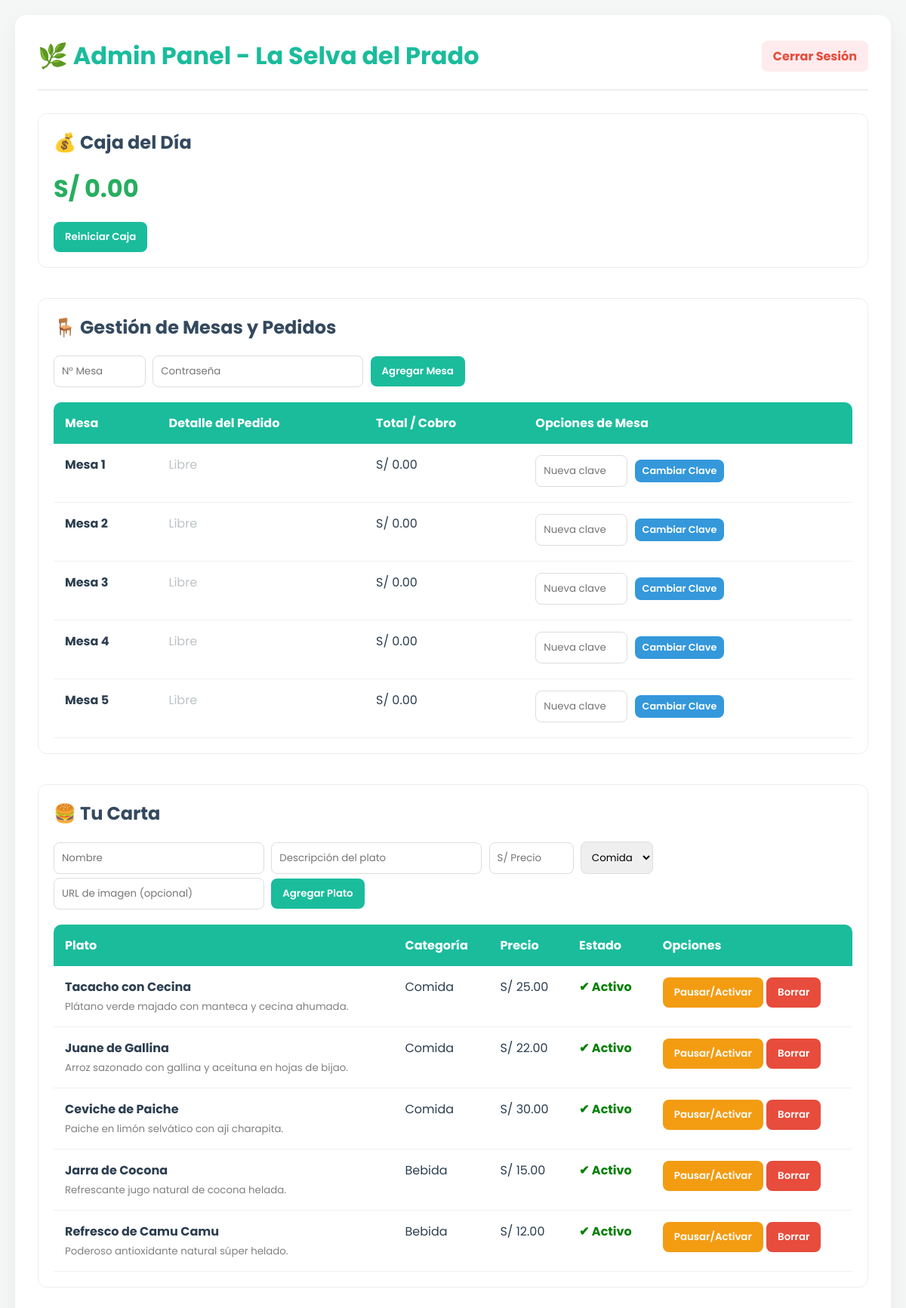
Before: /admin (signed in) with the older database file.
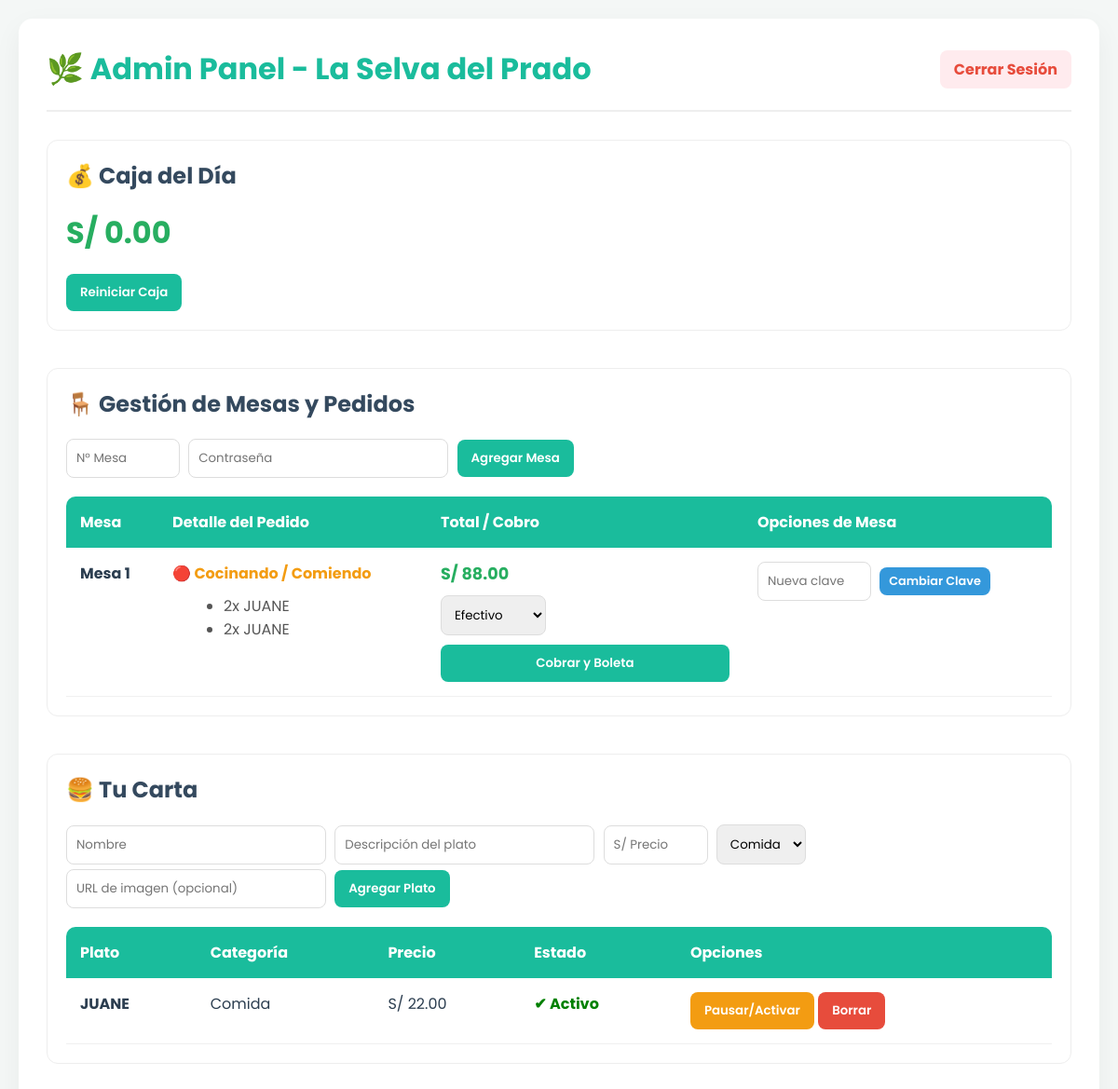
After: the same page with the newer database file.
### app.py (models this page shows)
class Mesa(db.Model):
    id = db.Column(db.Integer, primary_key=True)
    numero = db.Column(db.Integer, unique=True, nullable=False)
    password_hash = db.Column(db.String(255), nullable=False)
    pedidos = db.relationship('Pedido', backref='mesa_asignada', lazy=True)

class Plato(db.Model):
    id = db.Column(db.Integer, primary_key=True)
    nombre = db.Column(db.String(100), nullable=False)
    descripcion = db.Column(db.Text, nullable=True)
    precio = db.Column(db.Float, nullable=False)
    categoria = db.Column(db.String(50), nullable=False)
    imagen = db.Column(db.String(300), default='https://images.unsplash.com/photo-1546069901-ba9599a7e63c?auto=format&fit=crop&w=300&q=80')
    disponible = db.Column(db.Boolean, default=True)

class DetallePedido(db.Model):
    id = db.Column(db.Integer, primary_key=True)
    pedido_id = db.Column(db.Integer, db.ForeignKey('pedido.id'), nullable=False)
    plato_id = db.Column(db.Integer, db.ForeignKey('plato.id'), nullable=False)
    cantidad = db.Column(db.Integer, nullable=False)
    precio_unitario = db.Column(db.Float, nullable=False)
    plato = db.relationship('Plato')

class Pedido(db.Model):
    id = db.Column(db.Integer, primary_key=True)
    mesa_id = db.Column(db.Integer, db.ForeignKey('mesa.id'), nullable=False)
    estado = db.Column(db.String(50), default='Pendiente')
    total = db.Column(db.Float, default=0.0)
    fecha_hora = db.Column(db.DateTime, default=datetime.utcnow)
    metodo_pago = db.Column(db.String(50), nullable=True)
    detalles = db.relationship('DetallePedido', backref='pedido', lazy=True)

### app.py (the view)
@app.route('/admin')
def admin_dashboard():
    if not session.get('admin_logged_in'):
        return redirect(url_for('admin_login'))
    todas_mesas = Mesa.query.order_by(Mesa.numero).all()
    todos_platos = Plato.query.all()
    pedidos_pagados = Pedido.query.filter_by(estado='Pagado').all()
    ganancias_hoy = sum(pedido.total for pedido in pedidos_pagados)
    return render_template('admin.html', mesas=todas_mesas, platos=todos_platos, ganancias=ganancias_hoy)

### templates/admin.html (shortened to what this page needs)
<!DOCTYPE html>
<html lang="es">
<head>
</head>
<body>
<div class="container">
    <div class="header">
        <h1>🌿 Admin Panel - La Selva del Prado</h1>
        <a href="/admin/logout">Cerrar Sesión</a>
    </div>
    <div class="section">
        <h2>💰 Caja del Día</h2>
        <div class="caja-total">S/ {{ "%.2f"|format(ganancias) }}</div>
        <form action="/admin/limpiar-caja" method="POST">
            <button type="submit" onclick="return confirm('¿Reiniciar la caja a S/0.00?');">Reiniciar Caja</button>
        </form>
    </div>
    <div class="section">
        <h2>🪑 Gestión de Mesas y Pedidos</h2>
        <form action="/admin/mesa/agregar" method="POST" style="margin-bottom: 15px;">
            <input type="number" name="numero" placeholder="N° Mesa" required style="width: 100px;">
            <input type="text" name="password" placeholder="Contraseña" required>
            <button type="submit">Agregar Mesa</button>
        </form>
        <table>
            <tr>
                <th>Mesa</th>
                <th>Detalle del Pedido</th>
                <th>Total / Cobro</th>
                <th>Opciones de Mesa</th>
            </tr>
            {% for mesa in mesas %}
            <tr>
                <td><strong>Mesa {{ mesa.numero }}</strong></td>
                <td>
                    {% if mesa.pedidos %}
                        {% set pedido_pendiente = mesa.pedidos | selectattr("estado", "equalto", "Pendiente") | first %}
                        {% if pedido_pendiente %}
                            <span style="color: #f39c12; font-weight: bold;">🔴 Cocinando / Comiendo</span>
                            <ul class="pedido-detalle">
                            {% for detalle in pedido_pendiente.detalles %}
                                <li>{{ detalle.cantidad }}x {{ detalle.plato.nombre }}</li>
                            {% endfor %}
                            </ul>
                        {% else %}
                            <span style="color: #bdc3c7;">Libre</span>
                        {% endif %}
                    {% else %}
                        <span style="color: #bdc3c7;">Libre</span>
                    {% endif %}
                </td>
                <td>
                    {% if mesa.pedidos and pedido_pendiente %}
                        <strong style="color: #27ae60; font-size: 1.1rem;">S/ {{ "%.2f"|format(pedido_pendiente.total) }}</strong>
                        <form action="/admin/cobrar/{{ pedido_pendiente.id }}" method="POST" style="margin-top: 10px;">
                            <select name="metodo_pago" required>
                                <option value="Efectivo">Efectivo</option>
                            </select>
                            <button type="submit" style="width: 100%; margin-top:5px;">Cobrar y Boleta</button>
                        </form>
                    {% else %}
                        S/ 0.00
                    {% endif %}
                </td>
                <td>
                    <form action="/admin/mesa/cambiar-clave/{{ mesa.id }}" method="POST">
                        <input type="text" name="nueva_clave" placeholder="Nueva clave" required style="width: 100px;">
                        <button type="submit" class="btn-small">Cambiar Clave</button>
                    </form>
                </td>
            </tr>
            {% endfor %}
        </table>
    </div>
    <div class="section">
        <h2>🍔 Tu Carta</h2>
        <form action="/admin/plato/agregar" method="POST" style="margin-bottom: 15px;">
            <input type="text" name="nombre" placeholder="Nombre" required>
            <input type="text" name="descripcion" placeholder="Descripción del plato">
            <input type="number" step="0.1" name="precio" placeholder="S/ Precio" required style="width: 90px;">
            <select name="categoria">
                <option value="Comida">Comida</option><option value="Bebida">Bebida</option>
            </select>
            <input type="text" name="imagen" placeholder="URL de imagen (opcional)">
            <button type="submit">Agregar Plato</button>
        </form>
        <table>
            <tr>
                <th>Plato</th>
                <th>Categoría</th>
                <th>Precio</th>
                <th>Estado</th>
                <th>Opciones</th>
            </tr>
            {% for plato in platos %}
            <tr>
                <td><strong>{{ plato.nombre }}</strong><br><small style="color: gray;">{{ plato.descripcion }}</small></td>
                <td>{{ plato.categoria }}</td>
                <td>S/ {{ "%.2f"|format(plato.precio) }}</td>
                <td>
                    {% if plato.disponible %}<span style="color: green; font-weight: bold;">✔ Activo</span>
                    {% else %}<span style="color: red; font-weight: bold;">✖ Agotado</span>{% endif %}
                </td>
                <td>
                    <form action="/admin/plato/toggle/{{ plato.id }}" method="POST" style="display:inline;"><button type="submit" style="background:#f39c12;">Pausar/Activar</button></form>
                    <form action="/admin/plato/eliminar/{{ plato.id }}" method="POST" style="display:inline;"><button type="submit" class="btn-danger" onclick="return confirm('¿Borrar plato permanentemente?');">Borrar</button></form>
                </td>
            </tr>
            {% endfor %}
        </table>
    </div>
</div>
</body>
</html>

### templates/admin.html (style rules this page uses)
body { font-family: 'Poppins', sans-serif; margin: 0; padding: 20px; background-color: #f4f7f6; color: #2c3e50; }
.container { max-width: 1200px; margin: 0 auto; background: white; padding: 30px; border-radius: 15px; box-shadow: 0 10px 30px rgba(0,0,0,0.05); }
.header { display: flex; justify-content: space-between; align-items: center; margin-bottom: 30px; border-bottom: 2px solid #eee; padding-bottom: 20px; }
.header h1 { margin: 0; color: #1abc9c; }
.header a { color: #e74c3c; text-decoration: none; font-weight: bold; background: #ffebee; padding: 8px 15px; border-radius: 8px; }
.section { margin-bottom: 40px; padding: 20px; background: #ffffff; border: 1px solid #eee; border-radius: 12px; }
h2 { color: #34495e; font-size: 1.5rem; margin-top: 0; }
table { width: 100%; border-collapse: separate; border-spacing: 0; margin-top: 15px; }
th { background-color: #1abc9c; color: white; padding: 15px; text-align: left; }
th:first-child { border-top-left-radius: 10px; }
th:last-child { border-top-right-radius: 10px; }
td { padding: 15px; border-bottom: 1px solid #f0f0f0; vertical-align: top; }
button { background-color: #1abc9c; color: white; border: none; padding: 10px 15px; cursor: pointer; border-radius: 8px; font-family: 'Poppins'; font-weight: 600; transition: all 0.3s; }
.btn-danger { background-color: #e74c3c; }
.btn-small { padding: 6px 10px; font-size: 0.8rem; background-color: #3498db; }
input, select { padding: 10px; border: 1px solid #ddd; border-radius: 8px; font-family: 'Poppins'; outline: none; margin-right: 5px; margin-bottom: 5px; }
.pedido-detalle { margin: 10px 0 0 15px; color: #555; }
.caja-total { font-size: 2rem; color: #27ae60; font-weight: bold; margin: 10px 0 20px 0; }

Changed rows visible on the page:
removed Mesa: numero "2", shows "Libre", shows "S/ 0.00"
removed Mesa: numero "3", shows "Libre", shows "S/ 0.00"
removed Mesa: numero "4", shows "Libre", shows "S/ 0.00"
removed Mesa: numero "5", shows "Libre", shows "S/ 0.00"
removed Plato: nombre "Juane de Gallina", descripcion "Arroz sazonado con gallina y aceituna en hojas de bijao.", categoria "Comida", precio "22.00", disponible "✔ Activo"
removed Plato: nombre "Ceviche de Paiche", descripcion "Paiche en limón selvático con ají charapita.", categoria "Comida", precio "30.00", disponible "✔ Activo"
removed Plato: nombre "Jarra de Cocona", descripcion "Refrescante jugo natural de cocona helada.", categoria "Bebida", precio "15.00", disponible "✔ Activo"
removed Plato: nombre "Refresco de Camu Camu", descripcion "Poderoso antioxidante natural súper helado.", categoria "Bebida", precio "12.00", disponible "✔ Activo"
changed Mesa: metodo_pago (not shown) → "Efectivo"; text "Libre S/ 0.00" → "🔴 Cocinando / Comiendo S/ Cobrar y Boleta"
added DetallePedido: cantidad "2", plato.nombre "JUANE"
added DetallePedido: cantidad "2", plato.nombre "JUANE"
added Pedido: total "88.00"
changed Plato "Comida": nombre "Tacacho con Cecina" → "JUANE"; precio "25.00" → "22.00"; descripcion "Plátano verde majado con manteca y cecina ahumada." → (not shown)
